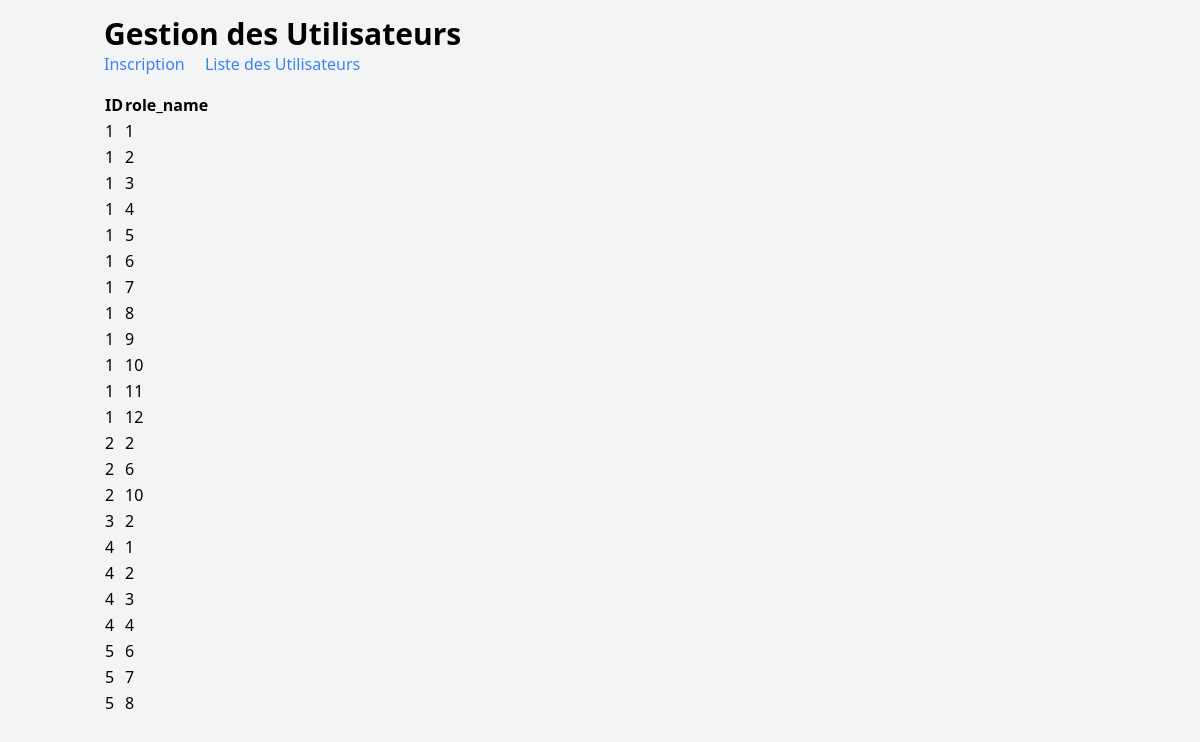
Screenshot of /role_permission.php with the database file from the repository.
### tables this page shows
CREATE TABLE IF NOT EXISTS `role_permission` (
  `role_id` int DEFAULT NULL,
  `permission_id` int DEFAULT NULL
);

### role_permission.php (the view, shortened to what this page needs)
<?php
require_once 'config.php';
$sql = "SELECT role_id,permission_id FROM role_permission";
$result = $conn->query($sql);
?>
<?php if ($result->num_rows > 0) : ?>
    <table>
        <tr>
            <th>ID</th>
            <th>role_name</th>
        </tr>
        <?php while ($row = $result->fetch_assoc()) : ?>
            <tr>
                <td><?php echo $row['role_id'] ?> </td>
                <td><?= $row['permission_id'] ?></td>
            </tr>
        <?php endwhile ?>
    </table>
<?php else : ?>
    <p> pas de resultat </p>
<?php endif;
require 'layout.php';

### rows the page displays
role_permission: role "1", permission "1"
role_permission: role "1", permission "2"
role_permission: role "1", permission "3"
role_permission: role "1", permission "4"
role_permission: role "1", permission "5"
role_permission: role "1", permission "6"
role_permission: role "1", permission "7"
role_permission: role "1", permission "8"
role_permission: role "1", permission "9"
role_permission: role "1", permission "10"
role_permission: role "1", permission "11"
role_permission: role "1", permission "12"
role_permission: role "2", permission "2"
role_permission: role "2", permission "6"
role_permission: role "2", permission "10"
role_permission: role "3", permission "2"
role_permission: role "4", permission "1"
role_permission: role "4", permission "2"
role_permission: role "4", permission "3"
role_permission: role "4", permission "4"
role_permission: role "5", permission "6"
role_permission: role "5", permission "7"
role_permission: role "5", permission "8"
